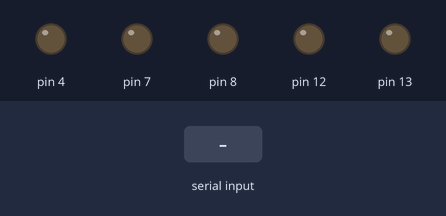
Simulated run of this sketch. Board: Arduino Uno, built with avr-gcc and run on an emulated ATmega328P. On the bench: output pins drawn as LEDs (lit = HIGH). The test bench sets the inputs (shaded band).

Above: at 1.2 s.
1.3 s: "HAPPY_ON" received over Serial
At 2.5 s:
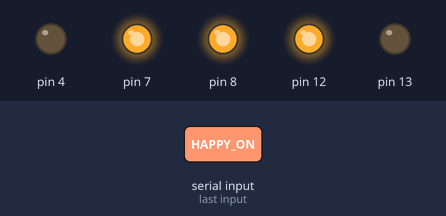
2.8 s: "SAD_ON" received over Serial
At 3.5 s:
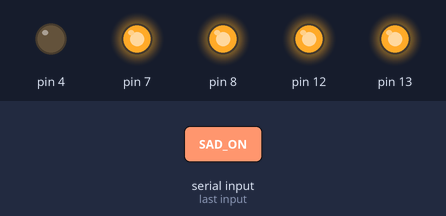
4.3 s: "HAPPY_OFF" received over Serial
At 4.8 s:
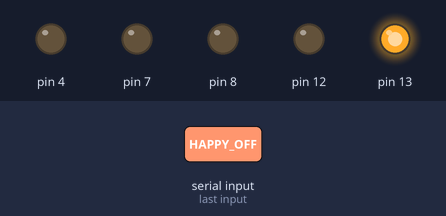
5.8 s: "SAD_ON" received over Serial
At 7.0 s:
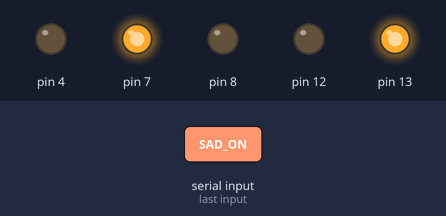
7.3 s: "SAD_OFF" received over Serial
At 8.2 s:
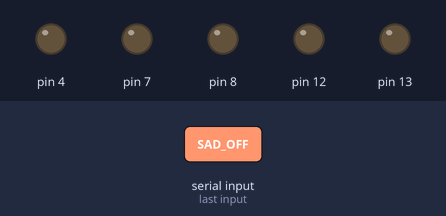
Timing chart, 0 to 9.8 s (numbered marks = the images above; inputs shaded):
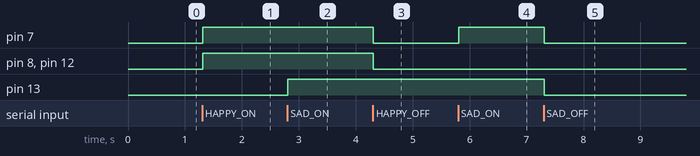

Measured:
- after the input at 1.3 s, pin 7, pin 8, pin 12: LOW → HIGH at once
- after the input at 2.8 s, pin 13: LOW → HIGH at once
- after the input at 4.3 s, pin 7, pin 8, pin 12: HIGH → LOW at once
- after the input at 5.8 s, pin 7: LOW → HIGH at once
- after the input at 7.3 s, pin 7, pin 13: HIGH → LOW at once

The sketch:

arduino_code_robot_control.ino
```cpp
void setup() {
  Serial.begin(9600);
  pinMode(4, OUTPUT);
  pinMode(7, OUTPUT);
  pinMode(8, OUTPUT);
  pinMode(12, OUTPUT);
  pinMode(13, OUTPUT);
}

String inputString = "";

void loop() {
  serialEvent();
  if (inputString.indexOf("HAPPY_ON") > -1 ) {
    digitalWrite(12, HIGH);
    digitalWrite(8, HIGH);
    digitalWrite(7, HIGH);
    inputString = "";
  }
  if (inputString.indexOf("HAPPY_OFF") > -1) {
    digitalWrite(12, LOW);
    digitalWrite(8, LOW);
    digitalWrite(7, LOW);
    inputString = "";
  }

  if (inputString.indexOf("SAD_ON") > -1 ) {
    digitalWrite(13, HIGH);
    digitalWrite(7, HIGH);
    inputString = "";
  }
  if (inputString.indexOf("SAD_OFF") > -1) {
    digitalWrite(13, LOW);
    digitalWrite(7, LOW);
    inputString = "";
  }
}


void serialEvent() {
  while (Serial.available() > 0) {
    char inChar = (char)Serial.read();
    inputString += inChar;
  }
}
```
